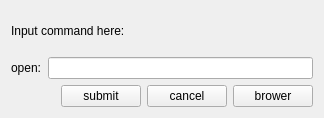
<?xml version="1.0" encoding="UTF-8"?>
<ui version="4.0">
 <class>Widget</class>
 <widget class="QWidget" name="Widget">
  <property name="geometry">
   <rect>
    <x>0</x>
    <y>0</y>
    <width>324</width>
    <height>118</height>
   </rect>
  </property>
  <property name="windowTitle">
   <string>Widget</string>
  </property>
  <layout class="QVBoxLayout" name="verticalLayout_2">
   <item>
    <layout class="QVBoxLayout" name="verticalLayout">
     <item>
      <widget class="QLabel" name="descriptLabel">
       <property name="text">
        <string>Input command here:</string>
       </property>
      </widget>
     </item>
     <item>
      <layout class="QHBoxLayout" name="horizontalLayout_2">
       <item>
        <widget class="QLabel" name="openLabel">
         <property name="text">
          <string>open:</string>
         </property>
        </widget>
       </item>
       <item>
        <widget class="QLineEdit" name="inputBox"/>
       </item>
      </layout>
     </item>
     <item>
      <layout class="QHBoxLayout" name="horizontalLayout">
       <item>
        <spacer name="horizontalSpacer">
         <property name="orientation">
          <enum>Qt::Horizontal</enum>
         </property>
         <property name="sizeHint" stdset="0">
          <size>
           <width>40</width>
           <height>20</height>
          </size>
         </property>
        </spacer>
       </item>
       <item>
        <widget class="QPushButton" name="submitButton">
         <property name="text">
          <string>submit</string>
         </property>
        </widget>
       </item>
       <item>
        <widget class="QPushButton" name="cancelButton">
         <property name="text">
          <string>cancel</string>
         </property>
        </widget>
       </item>
       <item>
        <widget class="QPushButton" name="browerButton">
         <property name="text">
          <string>brower</string>
         </property>
        </widget>
       </item>
      </layout>
     </item>
    </layout>
   </item>
  </layout>
 </widget>
 <layoutdefault spacing="6" margin="11"/>
 <resources/>
 <connections/>
</ui>
